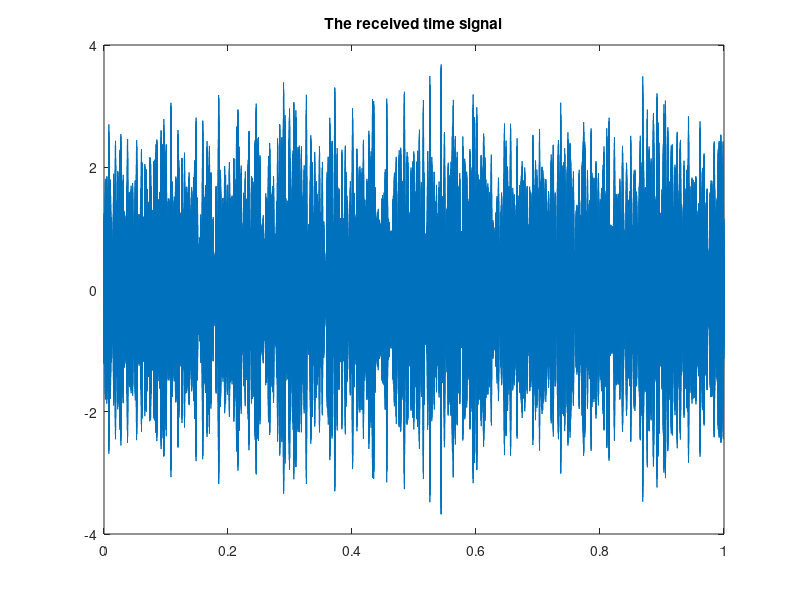
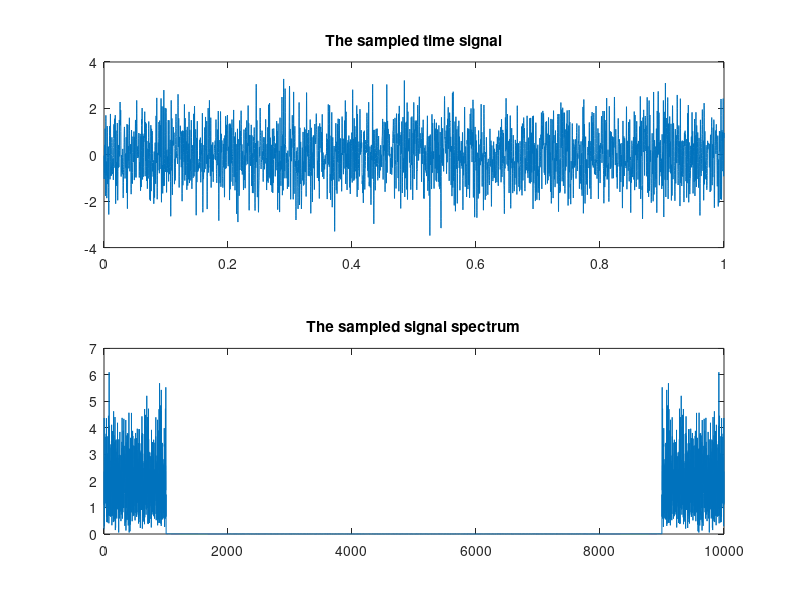
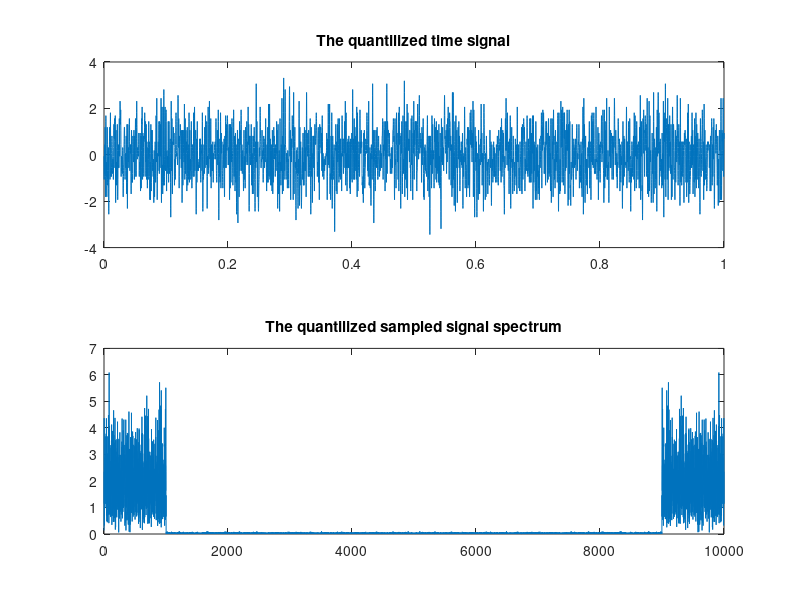
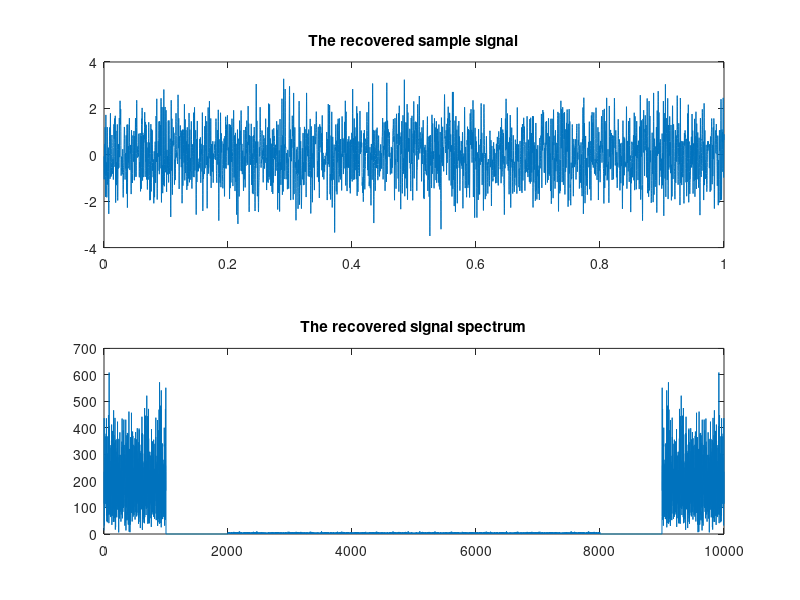

The MATLAB source for these figures, in order:
% ----------------------------------------------------------------------- %
% It is the project of PCM: sampling, reconstructtion and error analyse.
%
% Written by Tingwu Wang, Tsinghua University, for the course project
% 14/10/2015
% ----------------------------------------------------------------------- %

fs = 10000;  % in the calculation, the sample rate should be 10000

real_world_fss = 100e3;  % the real world time slot is 100e3 in one second
T_period = 1;  % we only consider a time slot of 1s

source_power1 = 1;  % power of 10k - 11khz
source_power2 = 1e-6;  % power of 12 - 15khz

f1_low = 10e3;
f1_high = 11e3;
f2_low = 12e3;
f2_high = 15e3;

t = 0: T_period / real_world_fss: T_period;  % t is the time slot

% ------------------------ simulation begins ---------------------------- %
original_white_signal = rand(1, length(t))* 2 * sqrt(3);
f_original_white_signal = fft(original_white_signal);

% the signal received from the s1
mask_1 = zeros(1, length(t));
mask_1((t > f1_low / real_world_fss * T_period & ...
    t < f1_high / real_world_fss * T_period)) = 1;
mask_1((t > T_period - f1_high / real_world_fss * T_period & ...
    t < T_period - f1_low / real_world_fss * T_period)) = 1;

ffrs_1 = f_original_white_signal.* mask_1;
s1 = ifft(ffrs_1) * sqrt(real_world_fss / 2 / (f1_high - f1_low));
s1 = s1 * sqrt(source_power1);


% the signal received from the s1
mask_2 = zeros(1, length(t));
mask_2((t > f2_low / real_world_fss * T_period & ...
    t < f2_high / real_world_fss * T_period)) = 1;
mask_2((t > T_period - f2_high / real_world_fss * T_period & ...
    t < T_period - f2_low / real_world_fss * T_period)) = 1;

ffrs_2 = f_original_white_signal.* mask_2;
s2 = ifft(ffrs_2) * sqrt(real_world_fss / 2 / (f2_high - f2_low));
s2 = s2 * sqrt(source_power2);

% plot the received signal s = s1 + s2
s = real(s1 + s2);
plot(t, real(s)); title('The received time signal')  % origin time signal 


% ----------------------------------------------------------------------- %

t_sample = 0: 1 / fs : T_period;
sample_signal = downsample(s, real_world_fss / fs);

figure;
subplot(2, 1, 1);
plot(t_sample, real(sample_signal)); title('The sampled time signal');
subplot(2, 1, 2);
plot((0 : length(sample_signal) - 1) / length(sample_signal) * fs, ...
    (abs(fft(sample_signal) / sqrt(length(sample_signal) * T_period))));
title('The sampled signal spectrum');


% ----------------------------------------------------------------------- %
L = 64;
V = 4;
dV = 2 * V / L;

quan_signal = (floor(sample_signal / dV) + 0.5) * dV;

t_sample = 0: 1 / fs : T_period;

figure;
subplot(2, 1, 1);
plot(t_sample, real(quan_signal)); title('The quantilized time signal');
subplot(2, 1, 2);
plot((0 : length(quan_signal) - 1) / length(quan_signal) * fs, ...
    (abs(fft(quan_signal) / sqrt(length(quan_signal) * T_period))));
title('The quantilized sampled signal spectrum');


% ----------------------------------------------------------------------- %
Frequency = fft(quan_signal);
mask_sample = ones(1, length(quan_signal));
mask_sample(t_sample < (f2_low - fs) / fs & ...
    t_sample > (f1_high - fs) / length(quan_signal)) = 0;
temp_mask = mask_sample(end : -1: 1);
mask_sample = min(mask_sample, temp_mask);

qs_recovered = ifft(Frequency .* mask_sample);

figure;
subplot(2,1,1);
plot(t_sample, qs_recovered); title('The recovered sample signal');
subplot(2,1,2);
plot((0 : length(sample_signal) - 1) / length(sample_signal) * fs, ...
    abs(Frequency .* mask_sample)); title('The recovered signal spectrum');


% ----------------------------------------------------------------------- %

error= quan_signal - qs_recovered;
figure;
subplot(2,1,1);
plot(t_sample, error); title('The reconstruction error')
subplot(2,1,2);
plot((0 : length(sample_signal) - 1) / length(sample_signal) * fs, ...
    abs(fft(error))); title('The reconstruction error spectrum');
